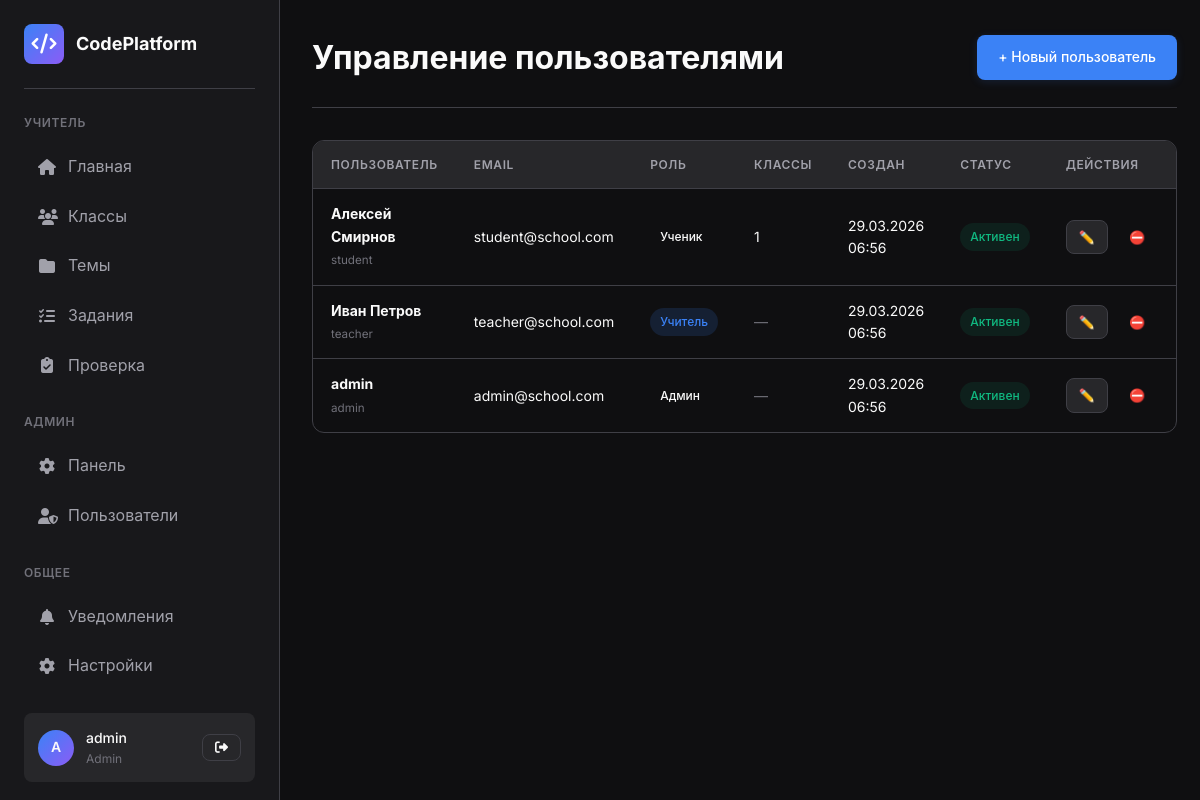
Page /admin/users (signed in) on the committed database.
### models.py (models this page shows, shortened)
class User(UserMixin, db.Model):
    __tablename__ = 'users'
    id = db.Column(db.Integer, primary_key=True)
    username = db.Column(db.String(80), unique=True, nullable=False, index=True)
    email = db.Column(db.String(120), unique=True, nullable=False, index=True)
    password_hash = db.Column(db.String(256), nullable=False)
    role = db.Column(db.String(20), nullable=False, default='student')  # student, teacher, admin
    first_name = db.Column(db.String(50))
    last_name = db.Column(db.String(50))
    avatar_url = db.Column(db.String(255))
    is_active = db.Column(db.Boolean, default=True)
    created_at = db.Column(db.DateTime, default=datetime.utcnow)
    updated_at = db.Column(db.DateTime, default=datetime.utcnow, onupdate=datetime.utcnow)
    class_memberships = db.relationship('ClassMember', back_populates='user', cascade='all, delete-orphan')
    submissions = db.relationship('Submission', foreign_keys='Submission.user_id', back_populates='user', cascade='all, delete-orphan')
    created_assignments = db.relationship('Assignment', foreign_keys='Assignment.created_by', back_populates='creator', cascade='all, delete-orphan')
    graded_submissions = db.relationship('Submission', foreign_keys='Submission.graded_by', back_populates='grader')
    activity_logs = db.relationship('ActivityLog', back_populates='user', cascade='all, delete-orphan')
    @property
    def full_name(self):
        if self.first_name and self.last_name:
            return f"{self.first_name} {self.last_name}"
        return self.username

### app.py (the view)
@app.route('/admin/users')
@login_required
def manage_users():
    if current_user.role != 'admin':
        flash('Доступ запрещён', 'error')
        return redirect(url_for('index'))
    users = User.query.order_by(User.created_at.desc()).all()
    return render_template('admin/users.html', users=users)

### app.py (called while the page is built)
@login_manager.user_loader
def load_user(user_id):
    return User.query.get(int(user_id))

@app.context_processor
def utility_processor():
    def format_datetime(dt):
        if dt is None:
            return '—'
        return dt.strftime('%d.%m.%Y %H:%M')
    def format_date(dt):
        if dt is None:
            return '—'
        return dt.strftime('%d.%m.%Y')
    return {
        'formatDateTime': format_datetime,
        'formatDate': format_date
    }

### templates/admin/users.html (shortened to what this page needs)
{% extends "base.html" %}
{% block content %}
<div class="header">
    <h1>Управление пользователями</h1>
    <a href="{{ url_for('register') }}" class="btn btn-primary">+ Новый пользователь</a>
</div>
<div class="mt-4">
    {% if users %}
    <div class="table-container">
        <table class="table">
            <thead>
                <tr>
                    <th>Пользователь</th>
                    <th>Email</th>
                    <th>Роль</th>
                    <th>Классы</th>
                    <th>Создан</th>
                    <th>Статус</th>
                    <th>Действия</th>
                </tr>
            </thead>
            <tbody>
                {% for user in users %}
                <tr>
                    <td>
                        <strong>{{ user.full_name }}</strong>
                        <br><small class="text-muted">{{ user.username }}</small>
                    </td>
                    <td>{{ user.email }}</td>
                    <td>
                        {% if user.role == 'admin' %}
                            <span class="badge badge-danger">Админ</span>
                        {% elif user.role == 'teacher' %}
                            <span class="badge badge-primary">Учитель</span>
                        {% else %}
                            <span class="badge badge-muted">Ученик</span>
                        {% endif %}
                    </td>
                    <td>
                        {% if user.class_memberships %}
                            {{ user.class_memberships|length }}
                        {% else %}
                            <span class="text-muted">—</span>
                        {% endif %}
                    </td>
                    <td>{{ formatDateTime(user.created_at) }}</td>
                    <td>
                        {% if user.is_active %}
                            <span class="badge badge-success">Активен</span>
                        {% else %}
                            <span class="badge badge-muted">Деактивирован</span>
                        {% endif %}
                    </td>
                    <td>
                        <div class="flex gap-1">
                            <a href="#" class="btn btn-sm btn-secondary" title="Редактировать">✏️</a>
                            {% if user.is_active %}
                            <a href="#" class="btn btn-sm btn-warning" title="Деактивировать">⛔</a>
                            {% else %}
                            <a href="#" class="btn btn-sm btn-success" title="Активировать">✅</a>
                            {% endif %}
                        </div>
                    </td>
                </tr>
                {% endfor %}
            </tbody>
        </table>
    </div>
    {% endif %}
</div>
{% endblock %}

### templates/base.html (shortened to what this page needs)
<!DOCTYPE html>
<html lang="ru" class="dark">
<head>
    <link rel="stylesheet" href="https://cdnjs.cloudflare.com/ajax/libs/font-awesome/6.4.0/css/all.min.css">
    <link rel="stylesheet" href="https://cdnjs.cloudflare.com/ajax/libs/codemirror/5.65.13/codemirror.min.css">
    <link rel="stylesheet" href="https://cdnjs.cloudflare.com/ajax/libs/codemirror/5.65.13/theme/dracula.min.css">
</head>
<body>
    {% if current_user.is_authenticated %}
    <div class="app-layout">
        <aside class="sidebar">
            <div class="logo">
                <div class="logo-icon">
                    <i class="fas fa-code"></i>
                </div>
                <span class="logo-text">CodePlatform</span>
            </div>
            <nav>
                {% if current_user.role == 'student' %}
                <div class="nav-section">
                    <div class="nav-section-title">Ученик</div>
                    <a href="{{ url_for('student_dashboard') }}" class="nav-item {% if request.endpoint == 'student_dashboard' %}active{% endif %}">
                        <i class="fas fa-home"></i>
                        <span>Главная</span>
                    </a>
                    <a href="{{ url_for('student_dashboard') }}#assignments" class="nav-item">
                        <i class="fas fa-book"></i>
                        <span>Задания</span>
                    </a>
                    <a href="{{ url_for('student_dashboard') }}#progress" class="nav-item">
                        <i class="fas fa-chart-line"></i>
                        <span>Прогресс</span>
                    </a>
                </div>
                {% elif current_user.role in ['teacher', 'admin'] %}
                <div class="nav-section">
                    <div class="nav-section-title">Учитель</div>
                    <a href="{{ url_for('teacher_dashboard') }}" class="nav-item {% if request.endpoint == 'teacher_dashboard' %}active{% endif %}">
                        <i class="fas fa-home"></i>
                        <span>Главная</span>
                    </a>
                    <a href="{{ url_for('manage_classes') }}" class="nav-item {% if request.endpoint == 'manage_classes' %}active{% endif %}">
                        <i class="fas fa-users"></i>
                        <span>Классы</span>
                    </a>
                    <a href="{{ url_for('manage_topics') }}" class="nav-item {% if request.endpoint == 'manage_topics' %}active{% endif %}">
                        <i class="fas fa-folder"></i>
                        <span>Темы</span>
                    </a>
                    <a href="{{ url_for('manage_assignments') }}" class="nav-item {% if request.endpoint == 'manage_assignments' %}active{% endif %}">
                        <i class="fas fa-tasks"></i>
                        <span>Задания</span>
                    </a>
                    <a href="{{ url_for('review_submissions') }}" class="nav-item {% if request.endpoint == 'review_submissions' %}active{% endif %}">
                        <i class="fas fa-clipboard-check"></i>
                        <span>Проверка</span>
                    </a>
                </div>
                {% endif %}
                {% if current_user.role == 'admin' %}
                <div class="nav-section">
                    <div class="nav-section-title">Админ</div>
                    <a href="{{ url_for('admin_dashboard') }}" class="nav-item {% if request.endpoint == 'admin_dashboard' %}active{% endif %}">
                        <i class="fas fa-cog"></i>
                        <span>Панель</span>
                    </a>
                    <a href="{{ url_for('manage_users') }}" class="nav-item">
                        <i class="fas fa-user-shield"></i>
                        <span>Пользователи</span>
                    </a>
                </div>
                {% endif %}
                <div class="nav-section">
                    <div class="nav-section-title">Общее</div>
                    <a href="#" class="nav-item">
                        <i class="fas fa-bell"></i>
                        <span>Уведомления</span>
                    </a>
                    <a href="#" class="nav-item">
                        <i class="fas fa-cog"></i>
                        <span>Настройки</span>
                    </a>
                </div>
            </nav>
            <div class="user-menu">
                <div class="user-avatar">
                    {{ current_user.username[0].upper() }}
                </div>
                <div class="user-info">
                    <div class="user-name">{{ current_user.full_name }}</div>
                    <div class="user-role">{{ current_user.role|capitalize }}</div>
                </div>
                <a href="{{ url_for('logout') }}" class="btn btn-sm btn-secondary">
                    <i class="fas fa-sign-out-alt"></i>
                </a>
            </div>
        </aside>
        <main class="main-content">
            {% block content %}{% endblock %}
        </main>
    </div>
    {% else %}
    <main>
        {% block content_guest %}{% endblock %}
    </main>
    {% endif %}
</body>
</html>

### rows in the picture
User: username "A", full_name "admin", role "Admin", username "admin", email "admin@school.com", shows "Админ", created_at "29.03.2026 06:56", is_active "Активен"
User: full_name "Алексей Смирнов", username "student", email "student@school.com", role "Ученик", class_memberships|length "1", created_at "29.03.2026 06:56", is_active "Активен"
User: full_name "Иван Петров", username "teacher", email "teacher@school.com", role "Учитель", created_at "29.03.2026 06:56", is_active "Активен"
